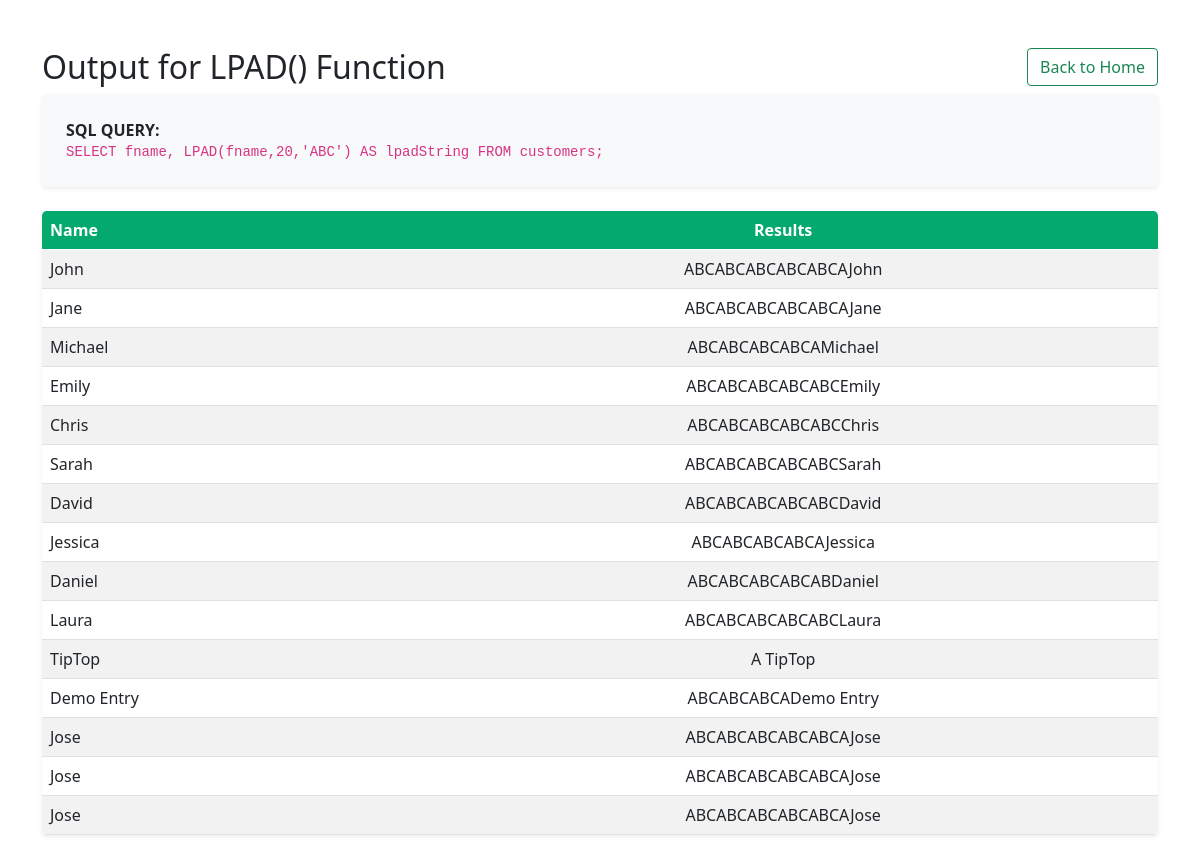
The app's page /String_Functions/LPAD_func.php with its own data.
### tables this page shows
CREATE TABLE `customers` (
  `userID` int(11) NOT NULL,
  `fname` varchar(100) NOT NULL,
  `lname` varchar(100) NOT NULL,
  `email` varchar(100) NOT NULL
);

### String_Functions/LPAD_func.php (the view, shortened to what this page needs)
<?php
include '../db.php';
$sql = "SELECT fname,  LPAD(fname,20,'ABC') AS lpadString FROM customers;";
$result = $conn->query($sql);
?>
<head>
    <link href="https://cdn.jsdelivr.net/npm/bootstrap@5.0.2/dist/css/bootstrap.min.css" rel="stylesheet">
</head>
<body>
<div class='container mt-5'>
<div class= d-flex justify-content-between align-items-center mb-4>
<h2>Output for LPAD() Function</h2>
<div class=ms-auto><a class='btn btn-outline-success' href='../index.php'>Back to Home</a></div>
</div>
<div class="p-4 rounded-3 mb-4 shadow-sm" style="background-color: #f8f9fa;">
    <p class="mb-0"><strong>SQL QUERY:</strong>
    <br><code><?php echo $sql?></code></p>
</div>
<table class='table table-striped table-hover rounded-3 overflow-hidden shadow-sm'>
    <thead style='background-color:#04AA6D; color:white'>
        <tr>
            <th class=text-start>Name</th>
            <th class=text-center>Results</th>
        </tr>
    </thead>
<?php
if ($result->num_rows > 0) {
    while($row = $result->fetch_assoc()) {
        echo "<tr>";
        echo "<td class='text-start'>" . htmlspecialchars($row["fname"]) . "</td>";
        echo "<td class='text-center'>" . $row["lpadString"] . "</td>";
        echo "</tr>";
    }
} else {
    echo "<tr><td colspan='2'>0 results found or query failed.</td></tr>";
}
echo "</table>";
echo "</div>";
?>
</body>

### records on screen
customers: fname "John", lpadString "ABCABCABCABCABCAJohn"
customers: fname "Jane", lpadString "ABCABCABCABCABCAJane"
customers: fname "Michael", lpadString "ABCABCABCABCAMichael"
customers: fname "Emily", lpadString "ABCABCABCABCABCEmily"
customers: fname "Chris", lpadString "ABCABCABCABCABCChris"
customers: fname "Sarah", lpadString "ABCABCABCABCABCSarah"
customers: fname "David", lpadString "ABCABCABCABCABCDavid"
customers: fname "Jessica", lpadString "ABCABCABCABCAJessica"
customers: fname "Daniel", lpadString "ABCABCABCABCABDaniel"
customers: fname "Laura", lpadString "ABCABCABCABCABCLaura"
customers: fname "TipTop", lpadString "A TipTop"
customers: fname "Demo Entry", lpadString "ABCABCABCADemo Entry"
customers: fname "Jose", lpadString "ABCABCABCABCABCAJose"
customers: fname "Jose", lpadString "ABCABCABCABCABCAJose"
customers: fname "Jose", lpadString "ABCABCABCABCABCAJose"

### other values on screen
$sql "SELECT fname, LPAD(fname,20,'ABC') AS lpadString FROM customers;"
